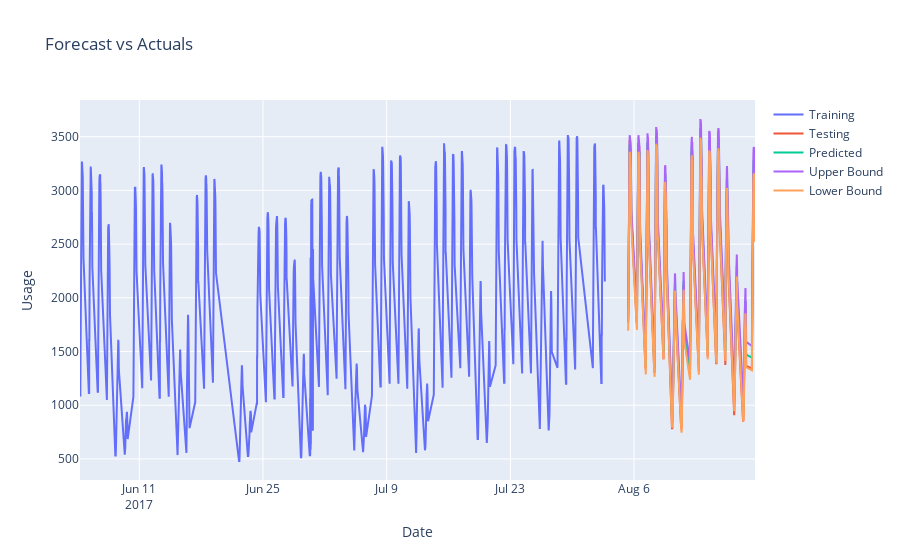

Notebook code cell kept with this figure:
### Code cell
import plotly.graph_objs as go

fig = go.Figure()

# Add training data
fig.add_trace(go.Scatter(x=train['ds'], y=train['y'], name='Training'))

# Add testing data
fig.add_trace(go.Scatter(x=test['ds'], y=test['y'], name='Testing'))

# Add predicted values
fig.add_trace(go.Scatter(x=forecast['ds'], y=forecast['yhat'], name='Predicted'))

# Add upper and lower bounds
fig.add_trace(go.Scatter(x=forecast['ds'], y=forecast['yhat_upper'], name='Upper Bound'))
fig.add_trace(go.Scatter(x=forecast['ds'], y=forecast['yhat_lower'], name='Lower Bound'))

fig.update_layout(title='Forecast vs Actuals', xaxis_title='Date', yaxis_title='Usage')

fig.show()

### Figure 1 — Plotly figure (JSON) as saved in the notebook; plotly's stock layout.template omitted (floating-point values rounded to 4 significant figures; data arrays with more than 128 entries replaced by an {"elided": "..."} marker saying what was removed)
{"data": [{"name": "Training", "type": "scatter", "x": {"elided": "1138 str values"}, "y": {"elided": "1138 int values"}}, {"name": "Testing", "type": "scatter", "x": {"elided": "305 str values"}, "y": {"elided": "305 int values"}}, {"name": "Predicted", "type": "scatter", "x": {"elided": "305 str values"}, "y": {"elided": "305 float values"}}, {"name": "Upper Bound", "type": "scatter", "x": {"elided": "305 str values"}, "y": {"elided": "305 float values"}}, {"name": "Lower Bound", "type": "scatter", "x": {"elided": "305 str values"}, "y": {"elided": "305 float values"}}], "layout": {"title": {"text": "Forecast vs Actuals"}, "xaxis": {"title": {"text": "Date"}}, "yaxis": {"title": {"text": "Usage"}}}}
